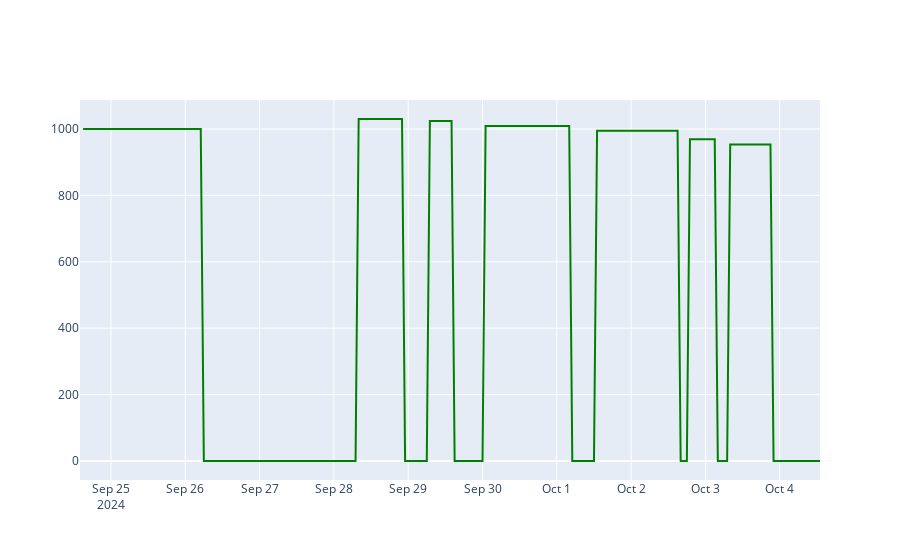

Notebook code cell kept with this figure:
### Code cell
fig = go.Figure()
fig.add_trace(go.Scatter(x=data['Open Time'], y=data['Capital'], line=dict(color='green')))
fig.show()

### Figure 1 — Plotly figure (JSON) as saved in the notebook; plotly's stock layout.template omitted (floating-point values rounded to 4 significant figures; data arrays with more than 128 entries replaced by an {"elided": "..."} marker saying what was removed)
{"data": [{"line": {"color": "green"}, "type": "scatter", "x": {"elided": "240 str values"}, "y": {"elided": "240 float values"}}], "layout": {}}
